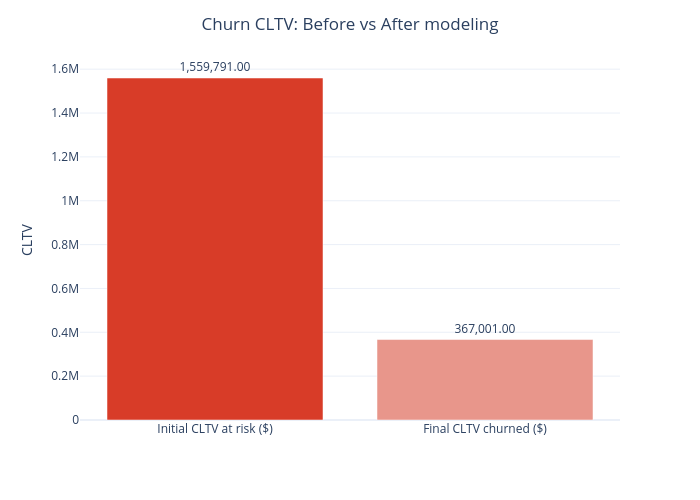

Write notebook code for a chart like this one.
### Markdown cell above
These results should be interpreted as an upper-bound or scenario-based estimate of value, not as guaranteed financial impact. They are most useful for comparing intervention assumptions, thresholds, and contact-cost levels rather than for claiming exact expected profit.

### Code cell
cltv_chart_df = pd.DataFrame({
    'Stage': [
        'Initial CLTV at risk ($)',
        'Final CLTV churned ($)',
    ],
    'Value': [
        total_at_risk_CLTV,
        total_at_risk_CLTV - saved_CLTV,
    ]
})

fig_cltv = px.bar(
    cltv_chart_df,
    x='Stage',
    y='Value',
    text='Value',
    color='Stage',
    color_discrete_sequence=['#D83C28',"#E8968B"]
)

fig_cltv.update_traces(
    texttemplate='%{text:,.2f}',
    textposition='outside'
)

fig_cltv.update_layout(template='plotly_white',
    title=dict(text='Churn CLTV: Before vs After modeling', x=0.5),
    showlegend=False,
    width=700,
    height=500,
    #plot_bgcolor='white',
    yaxis_title='CLTV',
    xaxis_title=''
)

fig_cltv.show()

### Figure 1 — Plotly figure (JSON) as saved in the notebook; plotly's stock layout.template omitted (floating-point values rounded to 4 significant figures)
{"data": [{"hovertemplate": "Stage=%{x}<br>Value=%{text}<extra></extra>", "legendgroup": "Initial CLTV at risk ($)", "marker": {"color": "#D83C28", "pattern": {"shape": ""}}, "name": "Initial CLTV at risk ($)", "orientation": "v", "showlegend": true, "text": [1560000.0], "textposition": "outside", "texttemplate": "%{text:,.2f}", "type": "bar", "x": ["Initial CLTV at risk ($)"], "xaxis": "x", "y": [1560000.0], "yaxis": "y"}, {"hovertemplate": "Stage=%{x}<br>Value=%{text}<extra></extra>", "legendgroup": "Final CLTV churned ($)", "marker": {"color": "#E8968B", "pattern": {"shape": ""}}, "name": "Final CLTV churned ($)", "orientation": "v", "showlegend": true, "text": [367000.0], "textposition": "outside", "texttemplate": "%{text:,.2f}", "type": "bar", "x": ["Final CLTV churned ($)"], "xaxis": "x", "y": [367000.0], "yaxis": "y"}], "layout": {"barmode": "relative", "height": 500, "legend": {"title": {"text": "Stage"}, "tracegroupgap": 0}, "margin": {"t": 60}, "showlegend": false, "title": {"text": "Churn CLTV: Before vs After modeling", "x": 0.5}, "width": 700, "xaxis": {"anchor": "y", "categoryarray": ["Initial CLTV at risk ($)", "Final CLTV churned ($)"], "categoryorder": "array", "domain": [0, 1], "title": {"text": ""}}, "yaxis": {"anchor": "x", "domain": [0, 1], "title": {"text": "CLTV"}}}}
